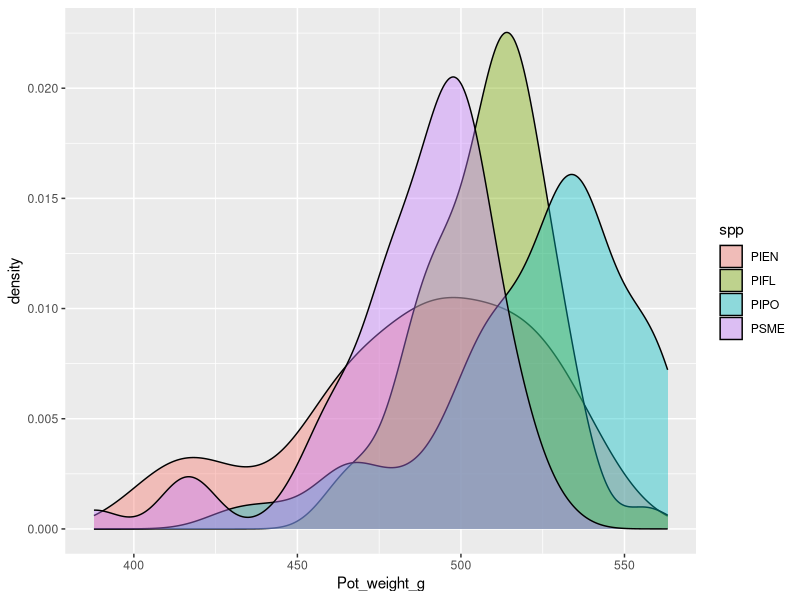
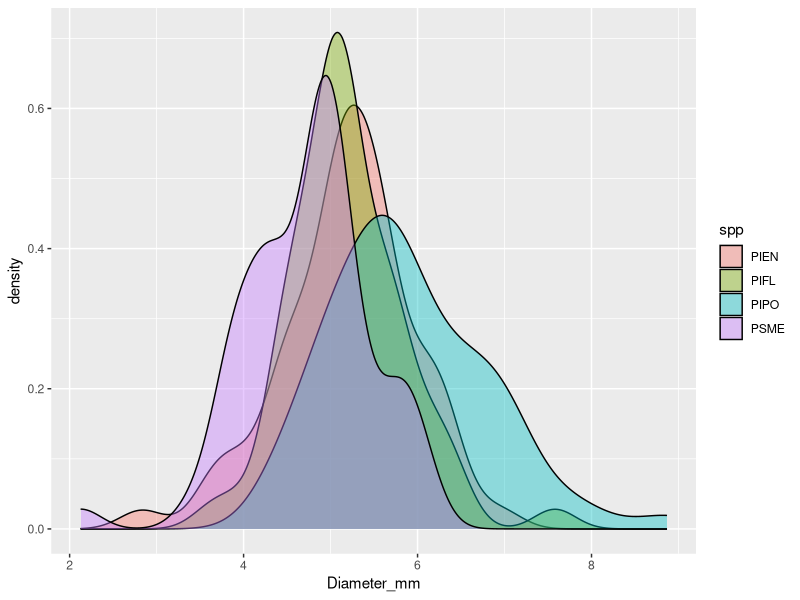

The R source for these figures, in order:
library(tidyverse)

pipo_morph_1 <- read_csv("data/Experiment/Raw/PIPO_TheWorks_07232025.csv")

psme_morph_1 <- read_csv("data/Experiment/Raw/PSME_TheWorks_07232025.csv")

pien_morph_1 <- read_csv("data/Experiment/Raw/PIEN_TheWorks_07242025.csv")

pifl_morph_1 <- read_csv("data/Experiment/Raw/PIFL_TheWorks_07242025.csv")


morph_1 <- rbind(pipo_morph_1, psme_morph_1) %>% 
  rbind(pien_morph_1) %>% 
  rbind(pifl_morph_1) %>% 
  mutate(spp = str_sub(TreeID, 1, 4))

ggplot(morph_1, aes(x = Pot_weight_g))+
  geom_density(aes(fill = spp), alpha = 0.4)

ggplot(morph_1, aes(x = Diameter_mm))+
  geom_density(aes(fill = spp), alpha = 0.4)

# ggplot(morph_1, aes(x = Diameter_mm, y = Pot_weight_g, color = spp))+
#   geom_point()+
#   geom_smooth(method = "lm", se = F)+
#   facet_wrap(~spp)
